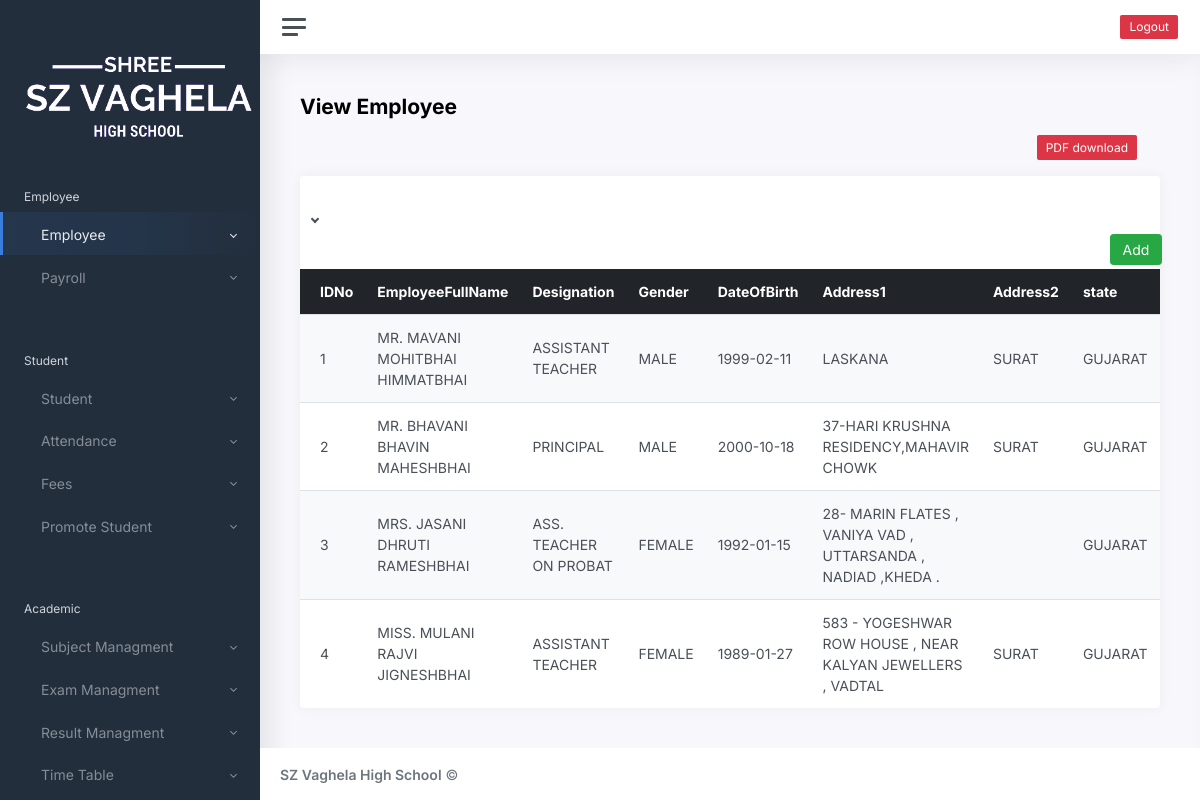
The app's page /employee/employee-view.php (signed in) with its own data.
### tables this page shows
CREATE TABLE `employeemaster` (
  `EmpNo` char(5) NOT NULL,
  `EmpNamePrefix` varchar(5) NOT NULL,
  `EmpFirstName` varchar(20) NOT NULL,
  `EmpMidName` varchar(20) NOT NULL,
  `EmpLastName` varchar(20) NOT NULL,
  `EmpDesignation` varchar(27) NOT NULL,
  `EmpGender` varchar(200) NOT NULL,
  `EmpDOB` varchar(50) NOT NULL,
  `EmpAddress1` varchar(150) NOT NULL,
  `EmpAddress2` varchar(150) NOT NULL,
  `EmpState` varchar(15) NOT NULL,
  `EmpCity` varchar(15) NOT NULL,
  `EmpPinCode` decimal(8,0) NOT NULL,
  `EmpContactNo` decimal(10,0) NOT NULL,
  `EmpEmailID` varchar(25) NOT NULL,
  `EmpDateofLeaving` varchar(20) NOT NULL,
  `EmpCategory` varchar(10) NOT NULL,
  `EmpAadharNo` decimal(12,0) NOT NULL,
  `EmpPan` varchar(10) NOT NULL,
  `EmpPFno` varchar(10) NOT NULL,
  `EmpStatus` varchar(10) NOT NULL,
  `EmpLastStatusChangeDate` varchar(20) NOT NULL,
  `EmpBankName` varchar(15) NOT NULL,
  `EmpBankAccount` decimal(15,0) NOT NULL,
  `EmpBankIFSC` varchar(10) NOT NULL
);

### employee/employee-view.php (the view, shortened to what this page needs)
<?php
include("./connectdb.php");
?>
<!DOCTYPE html>
<html lang="en">
<head>
	<link href="../css/app.css" rel="stylesheet">
</head>
<body>
	<div class="wrapper">
	<nav id="sidebar" class="sidebar">
            <div class="sidebar-content js-simplebar">
                <a class="sidebar-brand">
                    <span width="30px">&nbsp;</span>
                    <img src="../logo.png" alt="logo" srcset="" height="100px">
                </a>
                <ul class="sidebar-nav">
                    <li class="sidebar-header">
                        Employee
                    </li>
                    <li class="sidebar-item active">
                        <a href="#emp" data-toggle="collapse" class="sidebar-link collapsed">
                            <i class="align-middle"></i> <span class="align-middle">Employee</span>
                        </a>
                    </li>
                    <li class="sidebar-item">
                        <a href="#payr" data-toggle="collapse" class="sidebar-link collapsed">
                            <i class="align-middle"></i> <span class="align-middle">Payroll</span>
                        </a>
                    </li>
					<li class="sidebar-header">
						</li>
                    <li class="sidebar-header">
                        Student
                    </li>
                    <li class="sidebar-item ">
                        <a href="#addstu" data-toggle="collapse" class="sidebar-link collapsed">
                            <i class="align-middle"></i> <span class="align-middle">Student</span>
                        </a>
                    </li>
                    <li class="sidebar-item ">
                        <a href="#attend" data-toggle="collapse" class="sidebar-link collapsed">
                            <i class="align-middle"></i> <span class="align-middle">Attendance</span>
                        </a>
                    </li>
                    <li class="sidebar-item ">
                        <a href="#fee" data-toggle="collapse" class="sidebar-link collapsed">
                            <i class="align-middle"></i> <span class="align-middle">Fees</span>
                        </a>
                    </li>
                    <li class="sidebar-item ">
                        <a href="#pstu" data-toggle="collapse" class="sidebar-link collapsed">
                            <i class="align-middle"></i> <span class="align-middle">Promote Student </span>
                        </a>
                    </li>
					<li class="sidebar-header">
						</li>
                    <li class="sidebar-header">
                        Academic
                    </li>
                    <li class="sidebar-item ">
                        <a href="#addsubject" data-toggle="collapse" class="sidebar-link collapsed">
                            <i class="align-middle"></i> <span class="align-middle">Subject Managment</span>
                        </a>
                    </li>
                    <li class="sidebar-item ">
                        <a href="#exammaster" data-toggle="collapse" class="sidebar-link collapsed">
                            <i class="align-middle"></i> <span class="align-middle">Exam Managment</span>
                        </a>
                    </li>
                    <li class="sidebar-item ">
                        <a href="#resultmaster" data-toggle="collapse" class="sidebar-link collapsed">
                            <i class="align-middle"></i> <span class="align-middle">Result Managment</span>
                        </a>
                    </li>
                    <li class="sidebar-item ">
                        <a href="#timetable" data-toggle="collapse" class="sidebar-link collapsed">
                            <i class="align-middle"></i> <span class="align-middle">Time Table</span>
                        </a>
                    </li>
                </ul>
            </div>
        </nav>
		<div class="main">
			<nav class="navbar navbar-expand navbar-light navbar-bg">
				<a class="sidebar-toggle d-flex">
					<i class="hamburger align-self-center"></i>
				</a>
				<div class="navbar-collapse collapse">
					<ul class="navbar-nav navbar-align">
						<button type="button" class="btn btn-sm btn-danger" id="logout">Logout</button>
					</ul>
				</div>
			</nav>
			<main class="content">
				<div class="container-fluid p-0">
					<div class=" mb-3 row">
						<div class="col-sm-12 ml-sm-auto">
							<h1 class="h3 mb-3" style="font-weight: bold;">View Employee</h1>
						</div>
						<div class="col-sm-2 ml-sm-auto">
							<a href="pdf1.php"><button type="sumit" name="test_save" class="btn btn-danger btn-sm">PDF download</button></a>
						</div>
					</div>
				</div>
				<div class="col-50col-xl-50">
					<div class="card">
						<div class="card-header">
						</div>
						<div class="col-lg-12">
							<div class="button-group">
								<button type="button" class="btn btn-default btn-sm dropdown-toggle" data-toggle="dropdown"><span class="glyphicon glyphicon-cog"></span> <span class="caret"></span></button>
							</div>
						</div>
						<div class="mb-1 row">
							<div class="col-sm-1 ml-sm-auto">
								<a href="Employee.php"><input type="submit" value="Add" id="Addbtn" class="btn btn-success btn-LG" name=""></a>
							</div>
						</div>
						<div class="table-responsive" id="poll">
							<table class="table table-striped" id="myTable">
								<thead class="table table-dark">
									<tr>
										<th>IDNo</th>
										<th>EmployeeFullName</th>
										<th>Designation</th>
										<th>Gender</th>
										<th>DateOfBirth</th>
										<th>Address1</th>
										<th>Address2</th>
										<th>state</th>
									</tr>
								</thead>
								<tbody>
									<?php
									$sql = "SELECT*FROM employeemaster";
									$data = mysqli_query($conn, $sql);
									$total = mysqli_num_rows($data);
									if ($total != 0) {
										while ($result = mysqli_fetch_assoc($data)) {
											echo "
                           		<tr>
                           		<td>" . $result['EmpNo'] . "</td>
                           		<td>" . $result['EmpNamePrefix'] . " " . $result['EmpFirstName'] . " " . $result['EmpMidName'] . " " . $result['EmpLastName'] . "</td>
                           		<td>" . $result['EmpDesignation'] . "</td>
                           		<td>" . $result['EmpGender'] . "</td>
                           		<td>" . $result['EmpDOB'] . "</td>
                           		<td>" . $result['EmpAddress1'] . "</td>
                                <td>" . $result["EmpAddress2"] . "</td>
                                <td>" . $result["EmpState"] . "</td>
                                <td> " . $result["EmpCity"] . "</td>
                                <td> " . $result["EmpPinCode"] . "</td>
                                <td> " . $result["EmpContactNo"] . "</td>
                                <td> " . $result["EmpEmailID"] . "</td>
                                <td> " . $result["EmpDateofLeaving"] . "</td>
                                <td> " . $result["EmpCategory"] . "</td>
                                <td> " . $result["EmpAadharNo"] . "</td>
                                <td> " . $result["EmpPan"] . "</td>
                                <td> " . $result["EmpPFno"] . "</td>
                                <td> " . $result["EmpStatus"] . "</td>
                                <td> " . $result["EmpLastStatusChangeDate"] . "</td>
                                <td> " . $result["EmpBankName"] . "</td>
                                <td> " . $result["EmpBankAccount"] . "</td>
                                <td> " . $result["EmpBankIFSC"] . "</td>
                           		$result[EmpNo]$result[EmpNamePrefix]$result[EmpFirstName]$result[EmpMidName]$result[EmpLastName]$result[EmpDesignation]$result[EmpDOB]$result[EmpAddress1]$result[EmpAddress2]$result[EmpState]$result[EmpCity]$result[EmpPinCode]$result[EmpContactNo]$result[EmpEmailID]$result[EmpDateofLeaving]$result[EmpCategory]$result[EmpAadharNo]$result[EmpPan]$result[EmpPFno]$result[EmpStatus]$result[EmpLastStatusChangeDate]$result[EmpBankName]$result[EmpBankAccount]$result[EmpBankIFSC]
                           		<th><a href='delete.php?EmpNo=$result[EmpNo]' onclick='return checkdelete()'><input type='submit' value='delete' id='deletebtn' class=' btn btn-danger btn-lg'></a></th>
                           		</tr>";
										}
									} else {
										echo "No records found";
									}
									?>
								</tbody>
							</table>
						</div>
					</div>
				</div>
			</main>
			<footer class="footer">
				<div class="container-fluid">
					<div class="row text-muted">
						<div class="col-6 text-left">
							<p class="mb-0">
								<a href="index.html" class="text-muted"><strong>SZ Vaghela High School</strong></a> &copy;
							</p>
						</div>
					</div>
				</div>
			</footer>
		</div>
	</div>
</body>
</html>

### records on screen
employeemaster: EmpNo "1", EmpNamePrefix "MR.", EmpFirstName "MAVANI", EmpMidName "MOHITBHAI", EmpLastName "HIMMATBHAI", EmpDesignation "ASSISTANT TEACHER", EmpGender "MALE", EmpDOB "1999-02-11", EmpAddress1 "LASKANA", EmpAddress2 "SURAT", EmpState "GUJARAT"
employeemaster: EmpNo "2", EmpNamePrefix "MR.", EmpFirstName "BHAVANI", EmpMidName "BHAVIN", EmpLastName "MAHESHBHAI", EmpDesignation "PRINCIPAL", EmpGender "MALE", EmpDOB "2000-10-18", EmpAddress1 "37-HARI KRUSHNA RESIDENCY,MAHAVIR CHOWK", EmpAddress2 "SURAT", EmpState "GUJARAT"
employeemaster: EmpNo "3", EmpNamePrefix "MRS.", EmpFirstName "JASANI", EmpMidName "DHRUTI", EmpLastName "RAMESHBHAI", EmpDesignation "ASS. TEACHER ON PROBAT", EmpGender "FEMALE", EmpDOB "1992-01-15", EmpAddress1 "28- MARIN FLATES , VANIYA VAD , UTTARSANDA , NADIAD ,KHEDA .", EmpState "GUJARAT"
employeemaster: EmpNo "4", EmpNamePrefix "MISS.", EmpFirstName "MULANI", EmpMidName "RAJVI", EmpLastName "JIGNESHBHAI", EmpDesignation "ASSISTANT TEACHER", EmpGender "FEMALE", EmpDOB "1989-01-27", EmpAddress1 "583 - YOGESHWAR ROW HOUSE , NEAR KALYAN JEWELLERS , VADTAL", EmpAddress2 "SURAT", EmpState "GUJARAT"
